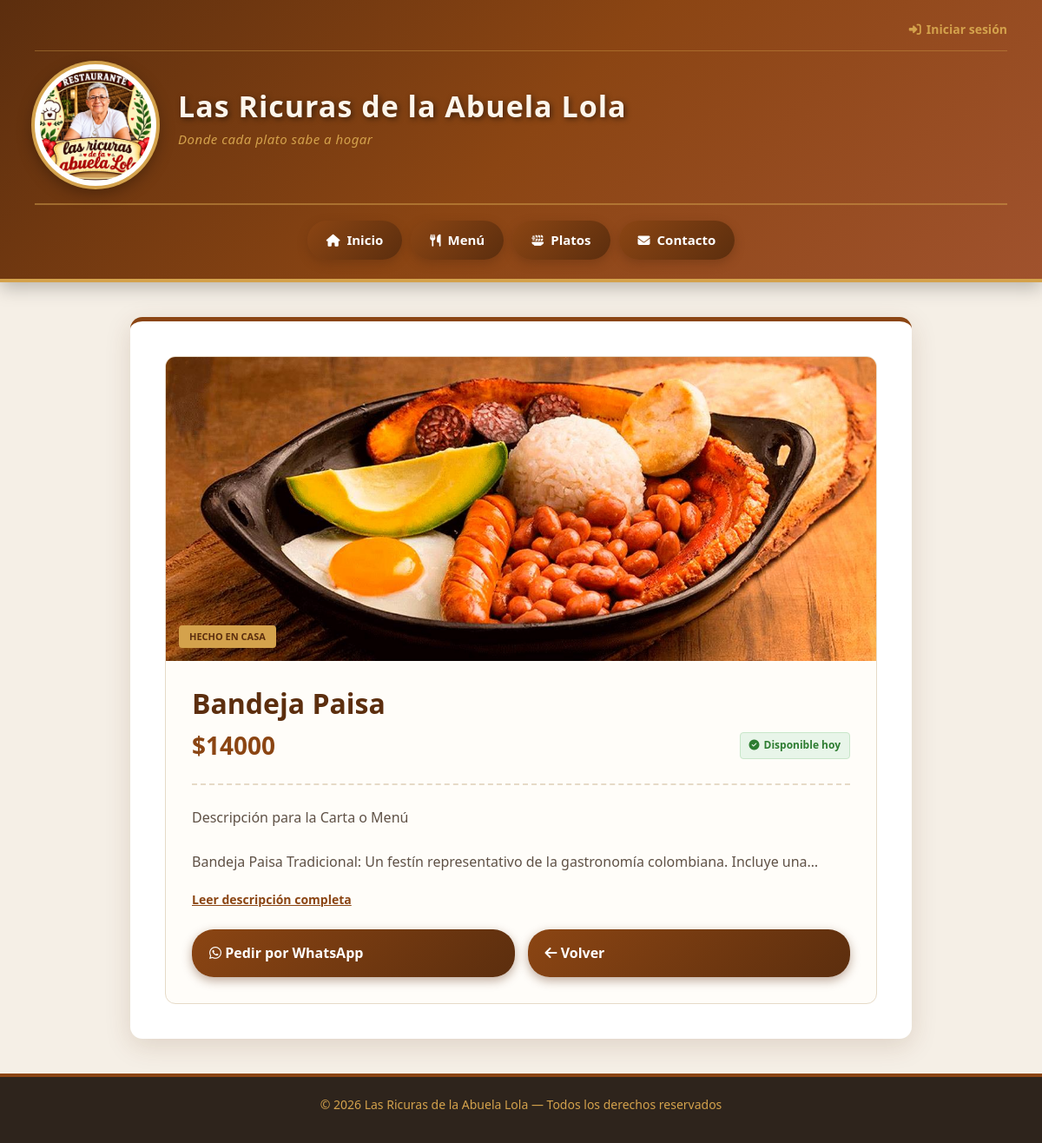
Screenshot of /platos/3/ with the database file from the repository.
### las_ricuras/models.py (models this page shows, shortened)
class Plato(models.Model):
    CATEGORIAS = [
        ('entrada', 'Entrada'),
        ('plato_fuerte', 'Plato fuerte'),
        ('postre', 'Postre'),
        ('bebida', 'Bebida'),
    ]
    nombre = models.CharField(max_length=100)
    descripcion = models.TextField()
    precio = models.DecimalField(
        max_digits=10,
        decimal_places=2
    )
    categoria = models.CharField(
        max_length=30,
        choices=CATEGORIAS,
        default='plato_fuerte'
    )
    imagen = models.ImageField(
        upload_to='platos/',
        blank=True,
        null=True
    )
    disponible = models.BooleanField(default=True)

### las_ricuras/views.py (the view)
# urls.py: path('platos/<int:id>/', views.plato_detalle, name='plato_detalle'),
def plato_detalle(request, id):
    plato = get_object_or_404(Plato, id=id)
    return render(request, 'plato_detalle.html', {'plato': plato})

### las_ricuras/templates/plato_detalle.html (shortened to what this page needs)
{% extends 'base.html' %}
{% load static %}
{% block contenido %}
    <div class="detalle-card">
        <div class="imagen-container">
            {% if plato.imagen %}
                <img src="{{ plato.imagen.url }}" alt="{{ plato.nombre }}" class="plato-imagen">
            {% else %}
                <div class="sin-imagen"><i class="fa-solid fa-utensils"></i></div>
            {% endif %}
            {% if plato.disponible %}
                <div class="etiqueta-destacada">Hecho en casa</div>
            {% endif %}
        </div>
        <div class="informacion">
            <h1 class="titulo-plato">{{ plato.nombre }}</h1>
            <div class="precio-disponibilidad">
                <div class="precio">${{ plato.precio|floatformat:0 }}</div>
                {% if plato.disponible %}
                    <span class="disponible"><i class="fa-solid fa-circle-check"></i> Disponible hoy</span>
                {% else %}
                    <span class="no-disponible"><i class="fa-solid fa-circle-xmark"></i> Agotado</span>
                {% endif %}
            </div>
            <div class="separador"></div>
            <p class="descripcion" id="texto-descripcion">
                {{ plato.descripcion|linebreaksbr }}
            </p>
            <button class="btn-leer-mas" onclick="toggleDescripcion()" id="btn-leer-mas">Leer descripción completa</button>
            <div class="acciones">
                <a href="https://wa.me/573118299494?text=Hola,%20quiero%20pedir%20{{ plato.nombre }}" target="_blank" class="btn">
                    <i class="fa-brands fa-whatsapp"></i> Pedir por WhatsApp
                </a>
                <a href="{% url 'Platos' %}" class="btn">
                    <i class="fa-solid fa-arrow-left"></i> Volver
                </a>
            </div>
        </div>
    </div>
{% endblock %}

### las_ricuras/templates/base.html (style rules this page uses)
* { box-sizing: border-box; margin: 0; padding: 0; }
body { font-family: 'Segoe UI', Tahoma, Geneva, Verdana, sans-serif; background: #f5efe6; color: #2e241c; line-height: 1.7; min-height: 100vh; display: flex; flex-direction: column; }
p { margin-bottom: 12px; }
main a { color: #8b4513; font-weight: 700; text-decoration: none; border-bottom: 1px dashed #d4a24c; transition: 0.3s; }
.btn { display: inline-block; background: linear-gradient(135deg, #8b4513, #5c2e0e); color: #fff !important; padding: 12px 26px; border-radius: 25px; text-decoration: none; border: none; font-weight: 700; margin-top: 12px; margin-right: 8px; transition: 0.3s; box-shadow: 0 4px 12px rgba(92, 46, 14, 0.4); }

### las_ricuras/templates/plato_detalle.html (style rules this page uses)
.detalle-card { background: #fffdf9; border: 1px solid #e6dac7; border-radius: 12px; overflow: hidden; }
.imagen-container { width: 100%; height: 350px; background: #ead8bd; position: relative; }
.plato-imagen { width: 100%; height: 100%; object-fit: cover; }
.etiqueta-destacada { position: absolute; bottom: 15px; left: 15px; background: #d4a24c; color: #5c2e0e; padding: 4px 12px; font-size: 11px; font-weight: 700; border-radius: 4px; text-transform: uppercase; }
.informacion { padding: 30px; }
.titulo-plato { color: #5c2e0e; font-size: 32px; margin-bottom: 5px; line-height: 1.2; border: none; padding: 0; }
.precio-disponibilidad { display: flex; justify-content: space-between; align-items: center; margin-bottom: 20px; }
.precio { color: #8b4513; font-size: 28px; font-weight: 700; }
.disponible, .no-disponible { font-size: 12px; font-weight: 700; padding: 4px 10px; border-radius: 4px; display: inline-flex; align-items: center; gap: 5px; }
.disponible { background: #e8f5e9; color: #2e7d32; border: 1px solid #c8e6c9; }
.descripcion { color: #5f5146; font-size: 16px; line-height: 1.6; margin-bottom: 20px; display: -webkit-box; -webkit-line-clamp: 3; -webkit-box-orient: vertical; overflow: hidden; }
.btn-leer-mas { background: none; border: none; color: #8b4513; font-weight: bold; cursor: pointer; font-size: 14px; margin-bottom: 25px; display: block; font-family: inherit; text-decoration: underline; }
.separador { border-bottom: 2px dashed #e6dac7; margin: 15px 0 25px; }
.acciones { display: flex; gap: 15px; flex-wrap: wrap; }
.acciones .btn { flex: 1; margin: 0; padding: 14px 20px; font-size: 16px; }

### rows the page displays
Plato: imagen (picture), nombre "Bandeja Paisa", precio "14000", descripcion "Descripción para la Carta o Menú Bandeja Paisa Tradicional: Un festín representativo de la gastronomía colombiana. Incluye…"
